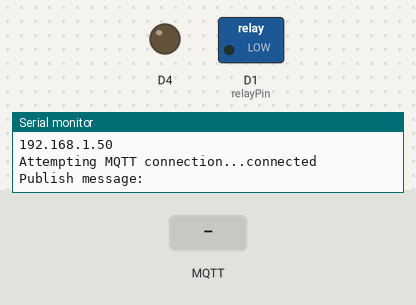
Bench run of a sketch on a simulated ESP8266 (Wemos D1 mini). Shown: switched loads named in the sketch (green lamp = pin HIGH), output pins drawn as LEDs (lit = HIGH), the last lines printed to the serial monitor. The test bench sets the inputs (shaded band). WiFi joins after 1.5 s; servers stay silent unless stated; no MQTT or app messages arrive unless stated.

Above: at 4.7 s.
4.8 s: MQTT message "1" arrives on the first subscribed topic
At 6.0 s:
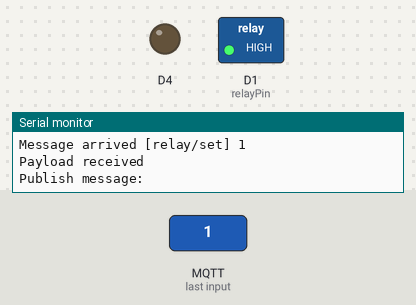
6.3 s: MQTT message "0" arrives on the first subscribed topic
At 7.3 s:
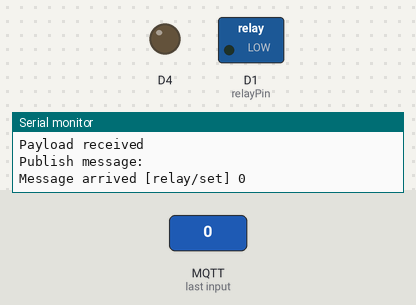
Timing chart, 0 to 9.3 s (numbered marks = the images above; inputs shaded):
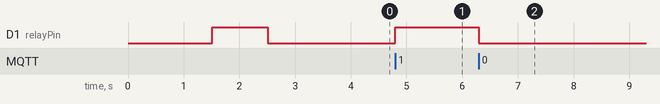

Measured:
- after the input at 4.8 s, D1 (relayPin): LOW → HIGH at once
- after the input at 6.3 s, D1 (relayPin): HIGH → LOW at once

The sketch:

HA-Wemos-Client-Relay-Switch.ino.ino
```cpp
/*
  Basic ESP8266 MQTT example

  This sketch demonstrates the capabilities of the pubsub library in combination
  with the ESP8266 board/library.

  It connects to an MQTT server then:
  - publishes "hello world" to the topic "outTopic" every two seconds
  - subscribes to the topic "inTopic", printing out any messages
    it receives. NB - it assumes the received payloads are strings not binary
  - If the first character of the topic "inTopic" is an 1, switch ON the ESP Led,
    else switch it off

  It will reconnect to the server if the connection is lost using a blocking
  reconnect function. See the 'mqtt_reconnect_nonblocking' example for how to
  achieve the same result without blocking the main loop.

  To install the ESP8266 board, (using Arduino 1.6.4+):
  - Add the following 3rd party board manager under "File -> Preferences -> Additional Boards Manager URLs":
       http://arduino.esp8266.com/stable/package_esp8266com_index.json
  - Open the "Tools -> Board -> Board Manager" and click install for the ESP8266"
  - Select your ESP8266 in "Tools -> Board"


  This code talks to an Home Assistant Server hosted on a custom ip address.
  This is the config.yaml that it talks to:

  switch:
  - platform: mqtt
    name: "Davide"
    state_topic: "status" # lo rimandi tu quando non sei in optimistic
    command_topic: "relay/set"
    availability_topic: "relay/set/available"
    payload_on: "1"
    payload_off: "0"
    optimistic: true
    qos: 0
    retain: true


  This is the view section in order to see it

  group:
  default_view:
    view: yes
    entities:
      - switch.Davide


remember to run

$ sudo systemctl restart home-assistant.service

Every time you commit a change to the configuration.yaml file in order to see any changes on the UI

*/

#include <ESP8266WiFi.h>
#include <PubSubClient.h>

// Update these with values suitable for your network.

const char* ssid = "OfficineInnesto";
const char* password = "OfficineRulez";
const char* mqtt_server = "192.168.0.108";

WiFiClient espClient;
PubSubClient client(espClient);
long lastMsg = 0;
char msg[50];
int value = 0;

const int relayPin = D1;
const long interval = 2000;  // pause for two seconds


void setup() {
  pinMode(BUILTIN_LED, OUTPUT);     // Initialize the BUILTIN_LED pin as an output
  pinMode(relayPin, OUTPUT);
  Serial.begin(115200);
  setup_wifi();
  client.setServer(mqtt_server, 1883);
  client.setCallback(callback);

   digitalWrite(relayPin, HIGH);

   delay(1000);

    digitalWrite(relayPin, LOW);
    delay(1000);
}

void setup_wifi() {

  delay(10);
  // We start by connecting to a WiFi network
  Serial.println();
  Serial.print("Connecting to ");
  Serial.println(ssid);

  WiFi.begin(ssid, password);

  while (WiFi.status() != WL_CONNECTED) {
    delay(500);
    Serial.print(".");
  }

  Serial.println("");
  Serial.println("WiFi connected");
  Serial.println("IP address: ");
  Serial.println(WiFi.localIP());
}

void callback(char* topic, byte* payload, unsigned int length) {
  Serial.print("Message arrived [");
  Serial.print(topic);
  Serial.print("] ");
  for (int i = 0; i < length; i++) {
    Serial.print((char)payload[i]);
  }
  Serial.println();

  // Switch on the LED if an 1 was received as first character
  if ((char)payload[0] == '1') {
    Serial.println("Payload received");
    client.publish("relay/set/status", "1");
    client.publish("office/light1/switch", "ON");
    digitalWrite(relayPin, HIGH);   // Turn the LED on (Note that LOW is the voltage level
    // but actually the LED is on; this is because
    // it is acive low on the ESP-01)
    delay(1000);
  } else if((char)payload[0] == '0'){
    digitalWrite(relayPin, LOW);  // Turn the LED off by making the voltage HIGH
    client.publish("relay/set/status", "0");
    client.publish("office/light1/switch", "OFF");

  }

}

void reconnect() {
  // Loop until we're reconnected
  while (!client.connected()) {
    Serial.print("Attempting MQTT connection...");
    // Attempt to connect
    if (client.connect("ESP8266Client")) {
      Serial.println("connected");
      // Once connected, publish an announcement...
    //  client.publish("sensorbox/sensorbox/gas", "hello world");
      // ... and resubscribe
      client.subscribe("relay/set");
    } else {
      Serial.print("failed, rc=");
      Serial.print(client.state());
      Serial.println(" try again in 5 seconds");
      // Wait 5 seconds before retrying
      delay(5000);
    }
  }
}
void loop() {

  if (!client.connected()) {
    reconnect();
  }
  client.loop();

  long now = millis();
  if (now - lastMsg > 2000) {
    lastMsg = now;
    ++value;
    snprintf (msg, 75, "", value);
    Serial.print("Publish message: ");
    Serial.println(msg);
    client.publish("sensorbox/sensorbox/gas", msg);
  }
}
```
